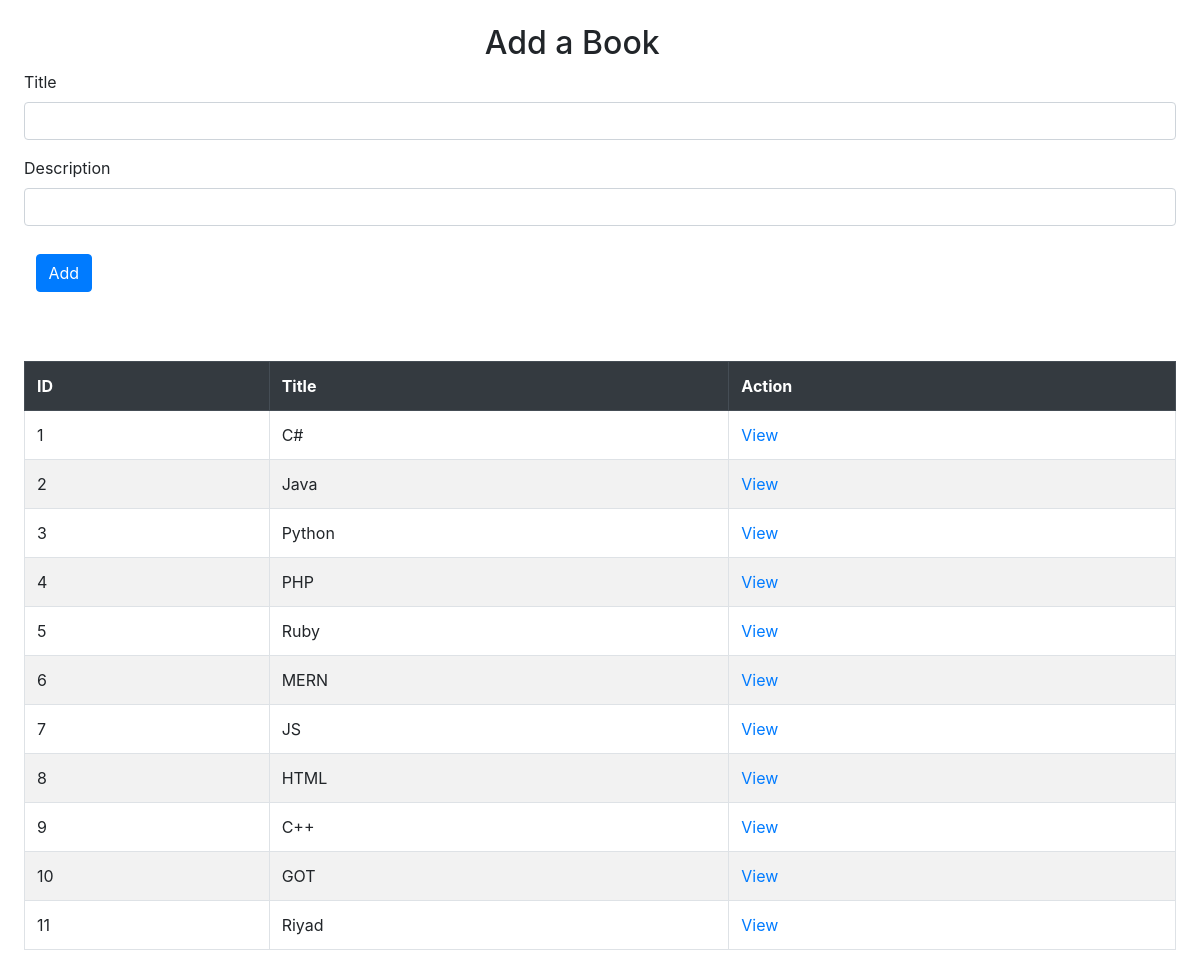
Before: / with the older database file.
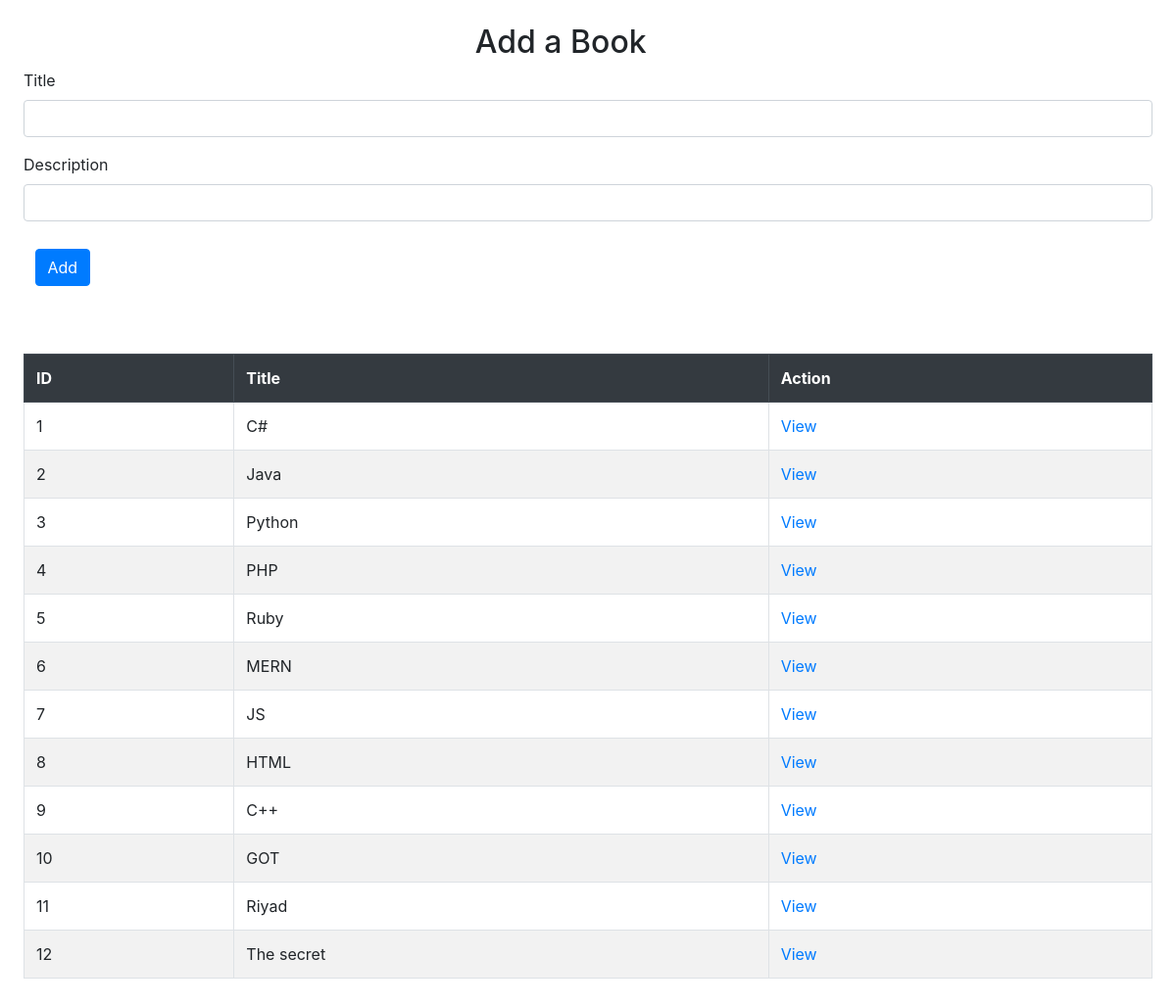
After: the same page with the newer database file.
### books_authors_app/models.py (models this page shows)
class Book(models.Model):
    title = models.CharField(max_length=255)
    desc = models.TextField(default='Recommended book')
    created_at = models.DateTimeField(auto_now_add=True)
    updated_at = models.DateTimeField(auto_now=True)

### books_authors_app/views.py (the view)
# urls.py: path('', views.index_books),
def index_books(request):
    context = {
        'books': Book.objects.all(),
    }
    return render(request, 'index.html', context)

### books_authors_app/templates/index.html (shortened to what this page needs)
<!DOCTYPE html>
<html lang="en">
<head>
    {% load static %}
    <link rel="stylesheet" href="https://cdn.jsdelivr.net/npm/bootstrap@4.6.2/dist/css/bootstrap.min.css">
    <link rel="stylesheet" href="{% static 'css/style.css' %}">
</head>
<body>
    <form action="add_book/" method="post">
        <h2>Add a Book</h2>
        <div class="form-group">
            <label for="title">Title</label>
            <input class="form-control" type="text" name="title" id="title">
        </div>
        <div class="form-group">
            <label for="desc">Description</label>
            <input class="form-control" type="text" name="desc" id="desc">
        </div>
        <button type="submit" class="btn btn-primary">Add</button>
    </form>
    <table class="table table-striped table-bordered table-hover">
        <tr class="thead-dark">
            <th scope="col">ID</th>
            <th scope="col">Title</th>
            <th scope="col">Action</th>
        </tr>
        {% for book in books %}
        <tr scope="row">
            <td>{{ book.id }}</td>
            <td>{{ book.title }}</td>
            <td><a href='books/{{ book.id }}/'>View</a></td>
        </tr>
        {% endfor %}
    </table>
</body>
</html>

### books_authors_app/static/css/style.css (style rules this page uses)
body { padding: 2%; }
h2 { margin-left: 40%; }
form { margin-bottom: 5%; }
button { margin: 1%; }

Changed rows visible on the page:
added Book: id "12", title "The secret"
